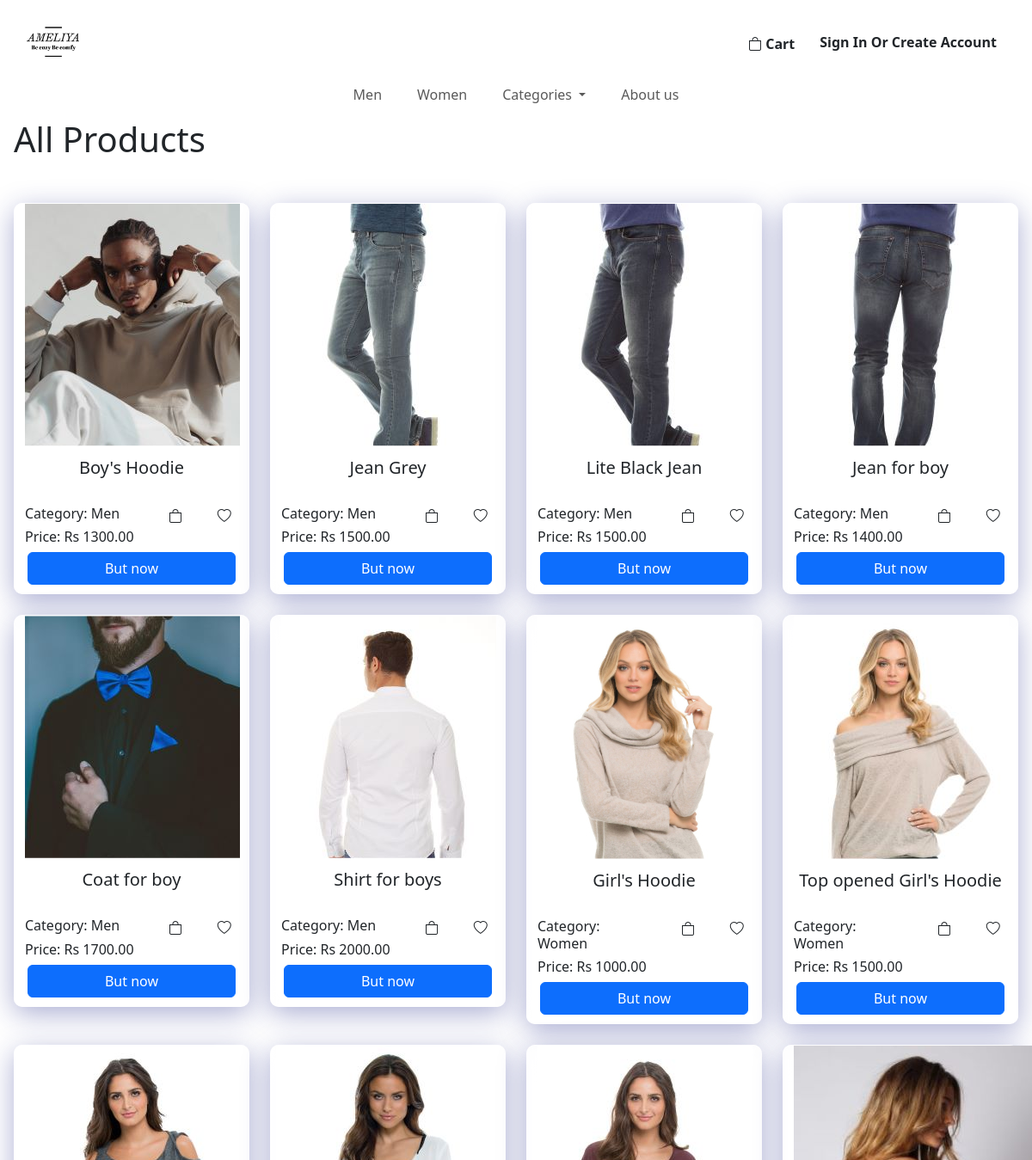
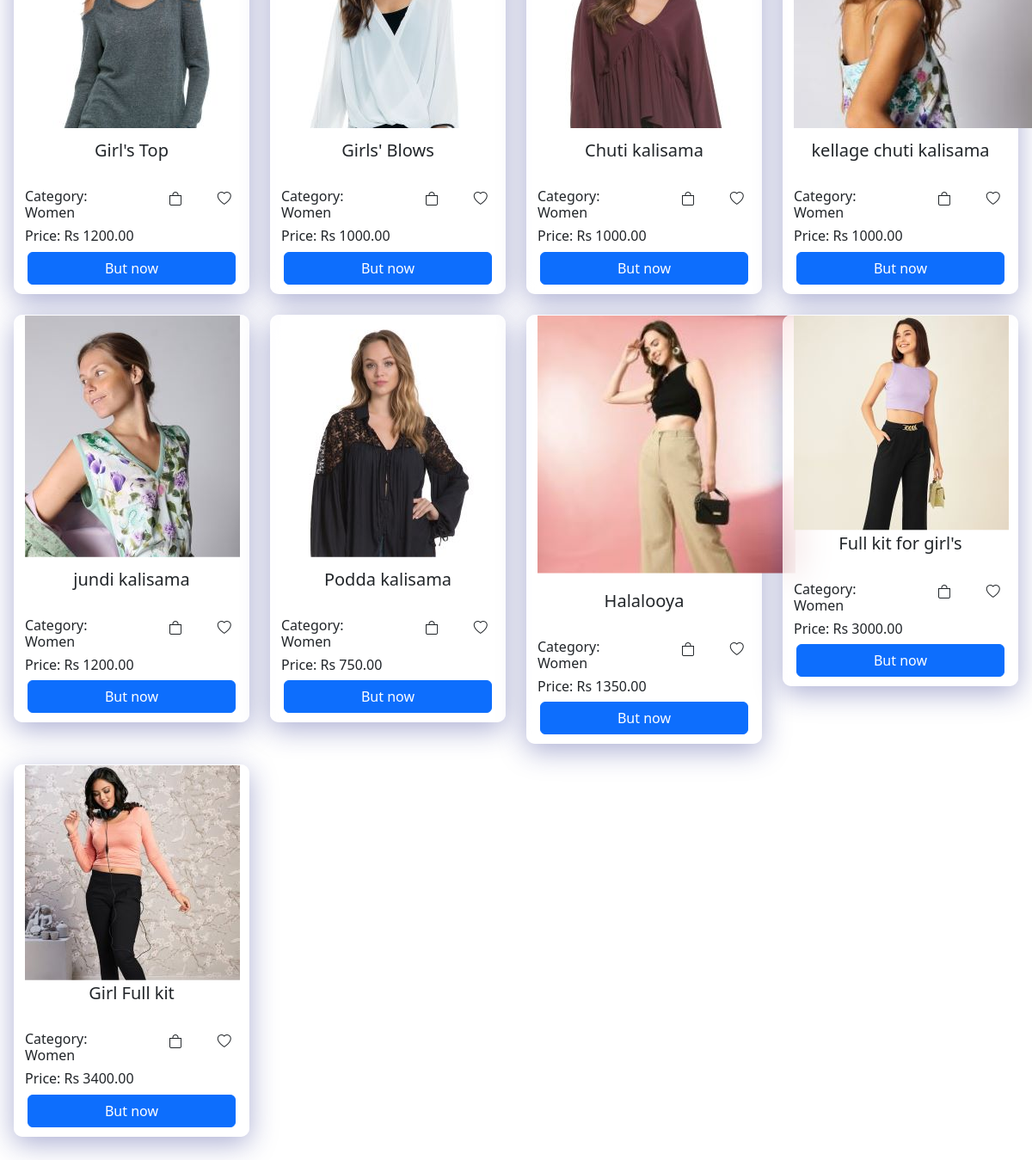
The page /components/AllProduct.php on the database its author committed (2 pictures, top to bottom).
### tables this page shows
CREATE TABLE IF NOT EXISTS `product` (
  `id` int NOT NULL AUTO_INCREMENT,
  `price` varchar(45) DEFAULT NULL,
  `qty` varchar(45) DEFAULT NULL,
  `discription` varchar(150) DEFAULT NULL,
  `title` varchar(45) DEFAULT NULL,
  `aded_date` date DEFAULT NULL,
  `del_fee_col` double DEFAULT NULL,
  `del_fee_other` double DEFAULT NULL,
  `color_clr_id` int NOT NULL,
  `category_c_id` int NOT NULL,
  `brand_b_id` int NOT NULL,
  `status_s_id` int NOT NULL,
  PRIMARY KEY (`id`),
  KEY `fk_product_color1_idx` (`color_clr_id`),
  KEY `fk_product_category1_idx` (`category_c_id`),
  KEY `fk_product_brand1_idx` (`brand_b_id`),
  KEY `fk_product_status1_idx` (`status_s_id`),
  CONSTRAINT `fk_product_brand1` FOREIGN KEY (`brand_b_id`) REFERENCES `brand` (`b_id`),
  CONSTRAINT `fk_product_category1` FOREIGN KEY (`category_c_id`) REFERENCES `category` (`c_id`),
  CONSTRAINT `fk_product_color1` FOREIGN KEY (`color_clr_id`) REFERENCES `color` (`clr_id`),
  CONSTRAINT `fk_product_status1` FOREIGN KEY (`status_s_id`) REFERENCES `status` (`s_id`)
);

CREATE TABLE IF NOT EXISTS `product_img` (
  `path` varchar(50) NOT NULL,
  `product_id` int NOT NULL,
  PRIMARY KEY (`path`),
  KEY `fk_product_img_product1_idx` (`product_id`),
  CONSTRAINT `fk_product_img_product1` FOREIGN KEY (`product_id`) REFERENCES `product` (`id`)
);

CREATE TABLE IF NOT EXISTS `category` (
  `c_id` int NOT NULL AUTO_INCREMENT,
  `c_name` varchar(45) DEFAULT NULL,
  PRIMARY KEY (`c_id`)
);

### components/connection.php (called while the page is built, shortened)
<?php
class Database{
    public static $connection;
    public static function setUpConnection(){
        if(!isset(Database::$connection)){
            Database::$connection = new mysqli("localhost","root","Kavitha@#2003","vivaaluth","3306");
        }
    }
    public static function search($q){
        $resultset = Database::$connection->query($q);
        return $resultset;
    }
}
?>

### components/AllProduct.php (the view, shortened to what this page needs)
<!DOCTYPE html>
<html lang="en">
<head>
    <link rel="stylesheet" href="https://cdn.jsdelivr.net/npm/bootstrap@4.1.3/dist/css/bootstrap.min.css">
    <link rel="stylesheet" href="https://cdn.jsdelivr.net/npm/bootstrap-icons@1.11.3/font/bootstrap-icons.min.css">    <link rel="stylesheet" href="../style.css">
</head>
<body>
<?php
    require "Navbar.php";
    require "connection.php";
    require "Header.php";
    ?>
    <h1>All Products</h1>
    <div class="row text-center" style="margin-top:50px;">
        <?php
        $wpdall = Database::search("SELECT * FROM product INNER JOIN product_img ON product.id = product_img.product_id INNER JOIN category ON product.category_c_id = category.c_id;
        ");
        $wpdall_num = $wpdall->num_rows;
        for ($x = 0; $x < $wpdall_num; $x++) {
            $wpdall_data = $wpdall->fetch_assoc();
            $imgSrc = $wpdall_data["path"];
        ?>
            <div class="col-lg-3 col-md-6 col-sm-12 text-center mb-4">
                <div class="container" id="box">
                    <img src="../<?php echo $imgSrc; ?>" alt="" style="clip-path: polygon(0 0, 100% 0, 100% 75%, 0 75%);">
                    <div class="row text-center" style="margin-top:-80px;">
                        <h5><?php echo $wpdall_data["title"] ?></h5>
                    </div>
                    <br>
                    <div class="row">
                        <div class="col-7 text-start">
                            <h6>Category: <?php echo $wpdall_data["c_name"] ?></h6>
                        </div>
                        <div class="col-5 text-end">
                            <div class="row">
                                <div class="col text-center"><i class="bi bi-bag"></i></div>
                                <div class="col text-center"><i class="bi bi-heart"></i></div>
                            </div>
                        </div>
                    </div>
                    <div class="row text-start">
                        <h6>Price: Rs <?php echo $wpdall_data["price"] ?>.00</h6>
                    </div>
                    <div class="col" style="margin-bottom: 10px;">
                        <div class="row text-center">
                            <button type="button" class="btn btn-primary">But now</button>
                        </div>
                    </div>
                </div>
            </div>
        <?php
        }
        ?>
    </div>
</body>
</html>

### style.css (style rules this page uses)
#box { background: rgba(255, 255, 255, 0.65); box-shadow: 0 8px 32px 0 rgba(31, 38, 135, 0.37); backdrop-filter: blur(20px); -webkit-backdrop-filter: blur(20px); border-radius: 10px; border: 1px solid rgba(255, 255, 255, 0.18); }

### rows shown on the page
product: product_img.path (picture), title "Boy's Hoodie", category_c.c_name "Men", price "1300"
product: product_img.path (picture), title "Jean Grey", category_c.c_name "Men", price "1500"
product: product_img.path (picture), title "Lite Black Jean", category_c.c_name "Men", price "1500"
product: product_img.path (picture), title "Jean for boy", category_c.c_name "Men", price "1400"
product: product_img.path (picture), title "Coat for boy", category_c.c_name "Men", price "1700"
product: product_img.path (picture), title "Shirt for boys", category_c.c_name "Men", price "2000"
product: product_img.path (picture), title "Girl's Hoodie", category_c.c_name "Women", price "1000"
product: product_img.path (picture), title "Top opened Girl's Hoodie", category_c.c_name "Women", price "1500"
product: product_img.path (picture), title "Girl's Top", category_c.c_name "Women", price "1200"
product: product_img.path (picture), title "Girls' Blows", category_c.c_name "Women", price "1000"
product: product_img.path (picture), title "Chuti kalisama", category_c.c_name "Women", price "1000"
product: product_img.path (picture), title "kellage chuti kalisama", category_c.c_name "Women", price "1000"
product: product_img.path (picture), title "jundi kalisama", category_c.c_name "Women", price "1200"
product: product_img.path (picture), title "Podda kalisama", category_c.c_name "Women", price "750"
product: product_img.path (picture), title "Halalooya", category_c.c_name "Women", price "1350"
product: product_img.path (picture), title "Full kit for girl's", category_c.c_name "Women", price "3000"
product: product_img.path (picture), title "Girl Full kit", category_c.c_name "Women", price "3400"
